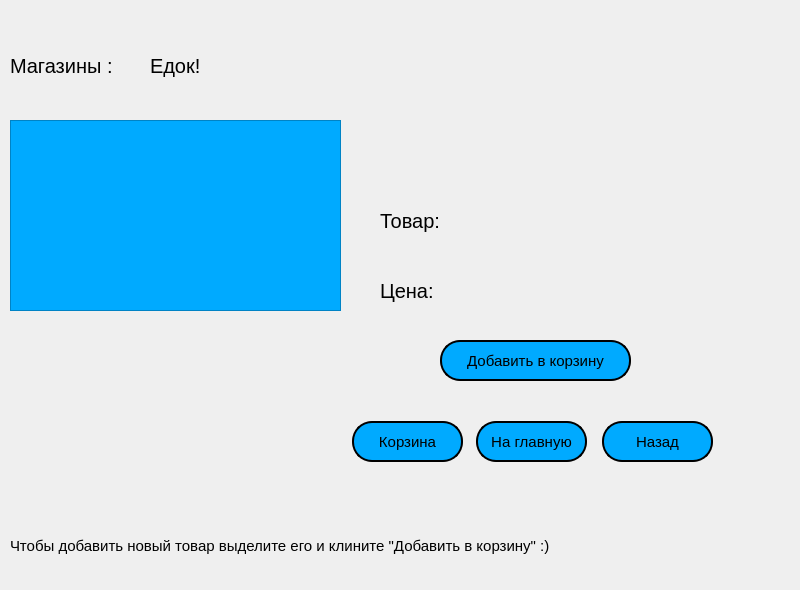
    <widget class="QWidget" name="Edok">
     <widget class="QLabel" name="label_6">
      <property name="geometry">
       <rect>
        <x>10</x>
        <y>50</y>
        <width>131</width>
        <height>31</height>
       </rect>
      </property>
      <property name="styleSheet">
       <string notr="true">QLabel
{
	font: 900 9pt &quot;Segoe UI&quot;;
	font-size: 20px;
}</string>
      </property>
      <property name="text">
       <string>Магазины :</string>
      </property>
     </widget>
     <widget class="QPushButton" name="edok_toBasket_button">
      <property name="geometry">
       <rect>
        <x>352</x>
        <y>421</y>
        <width>111</width>
        <height>41</height>
       </rect>
      </property>
      <property name="styleSheet">
       <string notr="true">QPushButton{
	font: 900 9pt &quot;Segoe UI&quot;;
	border: 2px solid black;
	background-color: rgb(0, 170, 255);
	font-size: 15px;	
	border-radius: 20px;	
	color:black;
}

QPushButton:pressed
{
	background-color: rgb(26, 18, 139);
}

QPushButton:hover
{
	background-color: rgb(14, 118, 255);
}</string>
      </property>
      <property name="text">
       <string>Корзина</string>
      </property>
     </widget>
     <widget class="QPushButton" name="edok_back_button">
      <property name="geometry">
       <rect>
        <x>602</x>
        <y>421</y>
        <width>111</width>
        <height>41</height>
       </rect>
      </property>
      <property name="styleSheet">
       <string notr="true">QPushButton{
	font: 900 9pt &quot;Segoe UI&quot;;
	border: 2px solid black;
	background-color: rgb(0, 170, 255);
	font-size: 15px;	
	border-radius: 20px;	
	color:black;
}

QPushButton:pressed
{
	background-color: rgb(26, 18, 139);
}

QPushButton:hover
{
	background-color: rgb(14, 118, 255);
}</string>
      </property>
      <property name="text">
       <string>Назад</string>
      </property>
     </widget>
     <widget class="QPushButton" name="edok_toMain_button">
      <property name="geometry">
       <rect>
        <x>476</x>
        <y>421</y>
        <width>111</width>
        <height>41</height>
       </rect>
      </property>
      <property name="styleSheet">
       <string notr="true">QPushButton{
	font: 900 9pt &quot;Segoe UI&quot;;
	border: 2px solid black;
	background-color: rgb(0, 170, 255);
	font-size: 15px;	
	border-radius: 20px;	
	color:black;
}

QPushButton:pressed
{
	background-color: rgb(26, 18, 139);
}

QPushButton:hover
{
	background-color: rgb(14, 118, 255);
}</string>
      </property>
      <property name="text">
       <string>На главную</string>
      </property>
     </widget>
     <widget class="QTableView" name="edokTableView">
      <property name="geometry">
       <rect>
        <x>10</x>
        <y>120</y>
        <width>331</width>
        <height>191</height>
       </rect>
      </property>
      <property name="styleSheet">
       <string notr="true">QTableView{
    background-color: rgb(0, 170, 255);
	font: 900 9pt &quot;Segoe UI&quot;;
    alternate-background-color: rgb(141, 163, 215);
	font-size:15px;
	outline: 0;
}

QHeaderView::section {
    color: white;
	font: 900 9pt &quot;Segoe UI&quot;;	
    background-color: rgb(64, 64, 64);
    border: 5px solid #f6f7fa;
    border-radius:0px;
    border-color: rgb(64, 64, 64);
} 

QTableView::item:selected
{
	color: white;
	background-color: rgb(64, 64, 64);
    border: 5px solid #f6f7fa;
    border-radius:0px;
    border-color: rgb(64, 64, 64);
}</string>
      </property>
     </widget>
     <widget class="QLabel" name="what_cost_edok_label">
      <property name="geometry">
       <rect>
        <x>460</x>
        <y>260</y>
        <width>191</width>
        <height>61</height>
       </rect>
      </property>
      <property name="styleSheet">
       <string notr="true">QLabel
{
	font: 900 9pt &quot;Segoe UI&quot;;
	font-size: 20px;
}</string>
      </property>
      <property name="text">
       <string/>
      </property>
     </widget>
     <widget class="QPushButton" name="add_edok">
      <property name="geometry">
       <rect>
        <x>440</x>
        <y>340</y>
        <width>191</width>
        <height>41</height>
       </rect>
      </property>
      <property name="styleSheet">
       <string notr="true">QPushButton{
	font: 900 9pt &quot;Segoe UI&quot;;
	border: 2px solid black;
	background-color: rgb(0, 170, 255);
	font-size: 15px;	
	border-radius: 20px;	
	color:black;
}

QPushButton:pressed
{
	background-color:black;
}

QPushButton:hover
{
	background-color: rgb(14, 118, 255);
}

</string>
      </property>
      <property name="text">
       <string>Добавить в корзину</string>
      </property>
     </widget>
     <widget class="QLabel" name="label_18">
      <property name="geometry">
       <rect>
        <x>380</x>
        <y>270</y>
        <width>81</width>
        <height>41</height>
       </rect>
      </property>
      <property name="styleSheet">
       <string notr="true">QLabel
{
	font: 900 9pt &quot;Segoe UI&quot;;
	font-size: 20px;
}</string>
      </property>
      <property name="text">
       <string>Цена:</string>
      </property>
     </widget>
     <widget class="QLabel" name="label_19">
      <property name="geometry">
       <rect>
        <x>10</x>
        <y>530</y>
        <width>781</width>
        <height>31</height>
       </rect>
      </property>
      <property name="styleSheet">
       <string notr="true">QLabel
{
	font: 900 9pt &quot;Segoe UI&quot;;
	font-size: 15px;
}</string>
      </property>
      <property name="text">
       <string>Чтобы добавить новый товар выделите его и клините &quot;Добавить в корзину&quot; :)</string>
      </property>
     </widget>
     <widget class="QLabel" name="edok_shopTitle_label">
      <property name="geometry">
       <rect>
        <x>150</x>
        <y>50</y>
        <width>101</width>
        <height>31</height>
       </rect>
      </property>
      <property name="styleSheet">
       <string notr="true">QLabel
{
	font: 900 9pt &quot;Segoe UI&quot;;
	font-size: 20px;
}</string>
      </property>
      <property name="text">
       <string>Едок!</string>
      </property>
     </widget>
     <widget class="QLabel" name="logo_label_3">
      <property name="geometry">
       <rect>
        <x>670</x>
        <y>500</y>
        <width>91</width>
        <height>81</height>
       </rect>
      </property>
      <property name="text">
       <string/>
      </property>
     </widget>
     <widget class="QLabel" name="imageForEdok_label">
      <property name="geometry">
       <rect>
        <x>360</x>
        <y>-10</y>
        <width>411</width>
        <height>211</height>
       </rect>
      </property>
      <property name="text">
       <string/>
      </property>
     </widget>
     <widget class="QLabel" name="label_17">
      <property name="geometry">
       <rect>
        <x>380</x>
        <y>190</y>
        <width>81</width>
        <height>61</height>
       </rect>
      </property>
      <property name="styleSheet">
       <string notr="true">QLabel
{
	font: 900 9pt &quot;Segoe UI&quot;;
	font-size: 20px;
}</string>
      </property>
      <property name="text">
       <string>Товар:</string>
      </property>
     </widget>
     <widget class="QLabel" name="what_item_edok_label_2">
      <property name="geometry">
       <rect>
        <x>460</x>
        <y>230</y>
        <width>281</width>
        <height>51</height>
       </rect>
      </property>
      <property name="styleSheet">
       <string notr="true">QLabel
{
	font: 900 9pt &quot;Segoe UI&quot;;
	font-size: 20px;
}</string>
      </property>
      <property name="text">
       <string/>
      </property>
     </widget>
     <widget class="QLabel" name="what_item_edok_label">
      <property name="geometry">
       <rect>
        <x>460</x>
        <y>190</y>
        <width>331</width>
        <height>61</height>
       </rect>
      </property>
      <property name="styleSheet">
       <string notr="true">QLabel
{
	font: 900 9pt &quot;Segoe UI&quot;;
	font-size: 20px;
}</string>
      </property>
      <property name="text">
       <string/>
      </property>
     </widget>
     <widget class="QLabel" name="edok_home_icon">
      <property name="geometry">
       <rect>
        <x>490</x>
        <y>470</y>
        <width>81</width>
        <height>31</height>
       </rect>
      </property>
      <property name="text">
       <string/>
      </property>
     </widget>
     <widget class="QLabel" name="edok_back_icon">
      <property name="geometry">
       <rect>
        <x>610</x>
        <y>470</y>
        <width>91</width>
        <height>31</height>
       </rect>
      </property>
      <property name="text">
       <string/>
      </property>
     </widget>
     <widget class="QLabel" name="edok_basket_icon">
      <property name="geometry">
       <rect>
        <x>362</x>
        <y>471</y>
        <width>81</width>
        <height>31</height>
       </rect>
      </property>
      <property name="text">
       <string/>
      </property>
     </widget>
    </widget>
